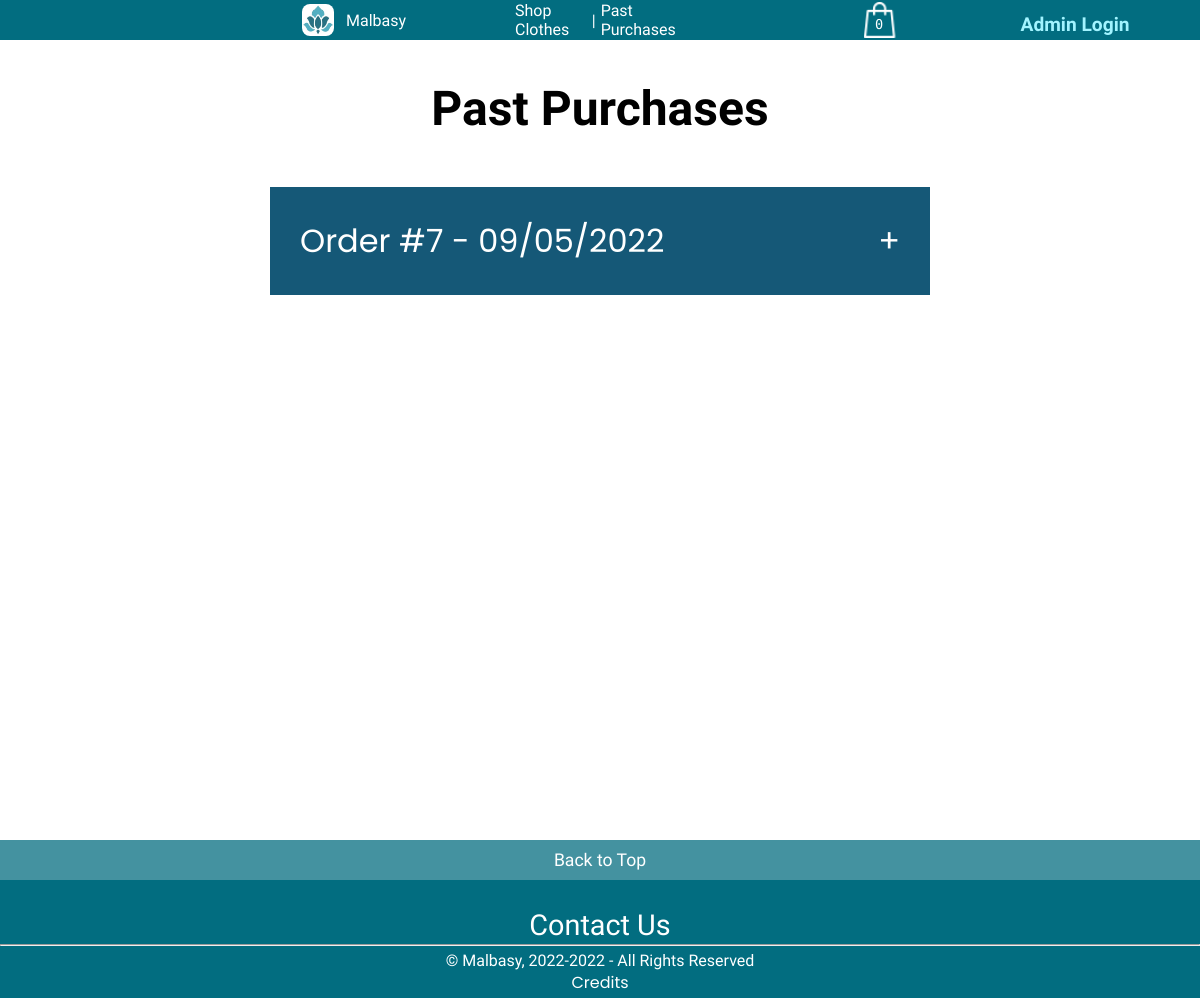
Before: /Purchases.php with the older database file.
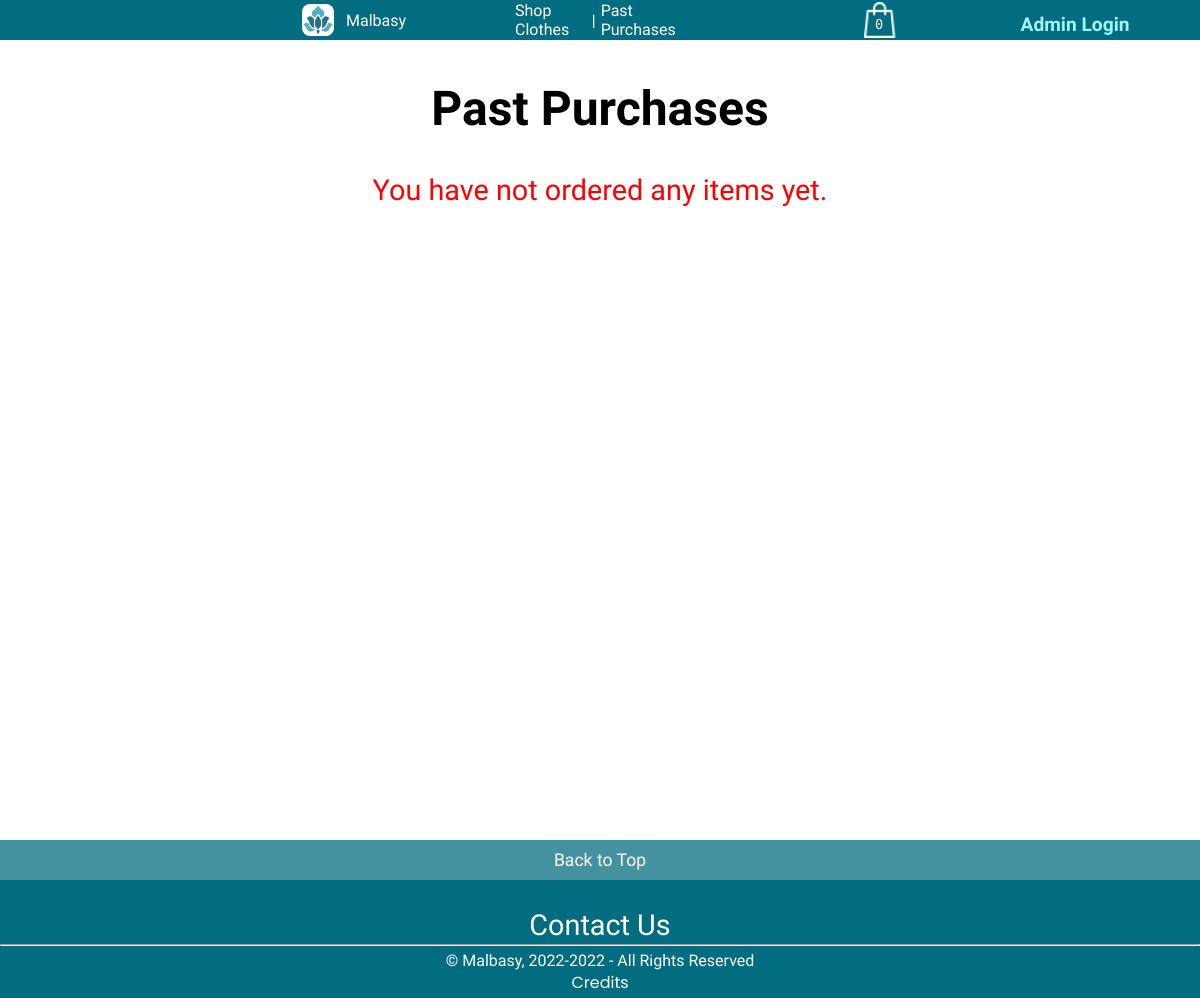
After: the same page with the newer database file.
### tables this page shows
CREATE TABLE `order` (
  `id` int(11) NOT NULL,
  `order_total` double NOT NULL,
  `date_ordered` varchar(45) NOT NULL
);

### helpers/dbhelper.php (called while the page is built, shortened)
<?php
function queryDatabase ($database, string $query){
  if(!($result = mysqli_query($database, $query))){
    print("Could not execute query!");
    die(mysqli_error($database)."</body></html>");
  }
  return $result;
}
?>

### Purchases.php (the view, shortened to what this page needs)
<?php
require('./helpers/helper.php');
require('./helpers/dbhelper.php');
$database = connectToDatabase();
$hasOrdered = false;
$query = "SELECT COUNT(*) as numOfOrders FROM `order`";
$result = queryDatabase($database, $query);
if($result->fetch_assoc()['numOfOrders'] > 0)
  $hasOrdered = true;
?>
<html lang="en">
<head>
  <link rel="stylesheet" type="text/css" href="styles/purchases.css">
</head>
<body>
  <?php include './reusables/Header.php' ?>
  <div class="purchases-title">
    <h1>Past Purchases</h1>
  </div>
  <?php if(!$hasOrdered) { ?>
  <div class="no-orders">
    <p>You have not ordered any items yet.</p>
  </div>
  <?php } ?>
  <div class="purchases-container">
    <?php
     $query = "SELECT * FROM `order`";
     $result = queryDatabase($database, $query);
     while($row = $result->fetch_assoc()){
       $orderID = $row['id'];
       $dateOrdered = $row['date_ordered'];
    ?>
    <div class="order">
      <div class="order-header">
        <?php print("Order #".$orderID." - ".$dateOrdered); ?>
      </div>
    </div>
    <?php } ?>
  </div>
  <?php include './reusables/Footer.php' ?>
</body>
</html>

Changed rows visible on the page:
removed order: id "7", date_ordered "09/05/2022"
Other visible differences:
text now shown: "You have not ordered any items yet."
